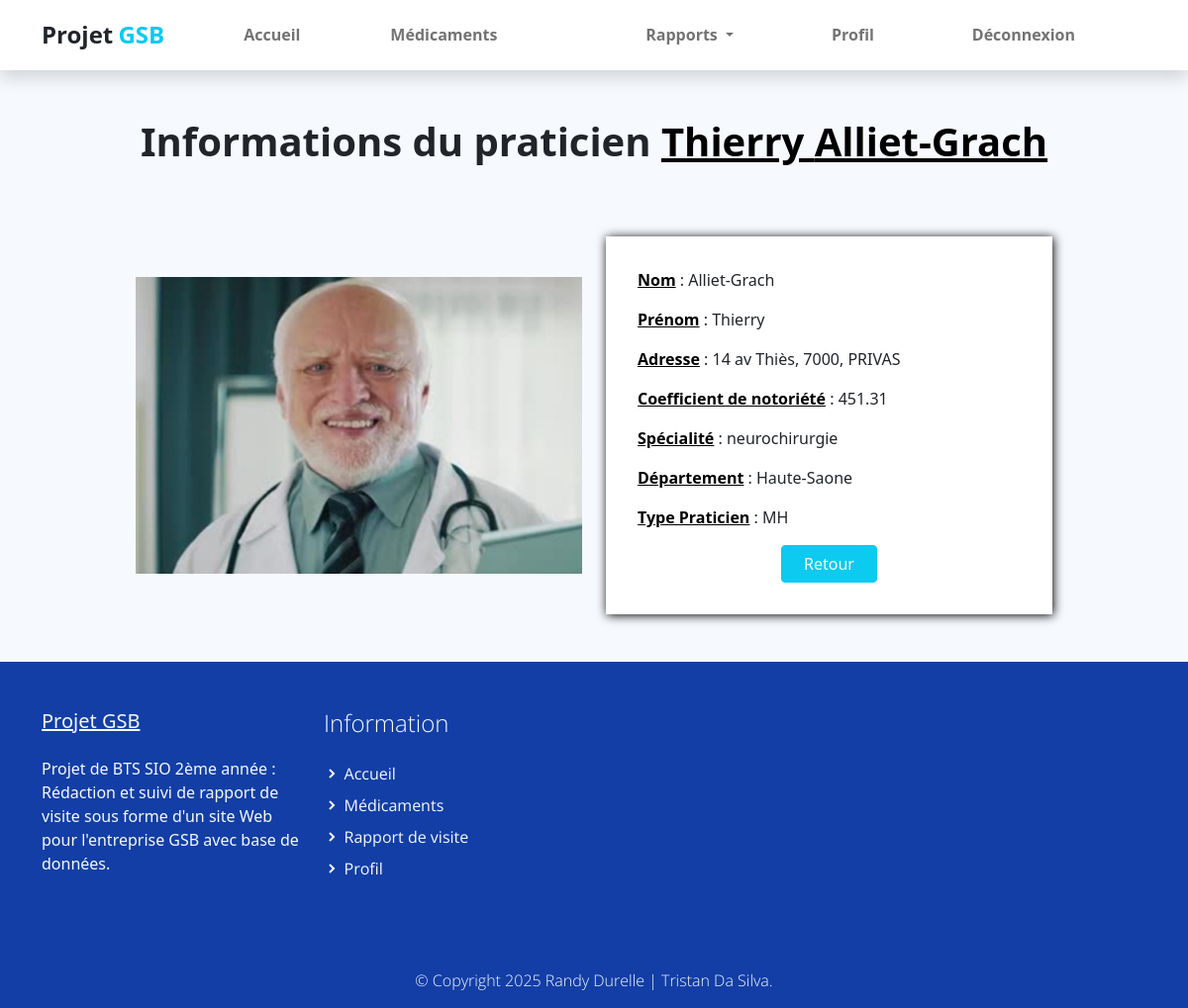
Screenshot of /index.php?uc=praticien&action=afficherpraticien&praticien=81 (signed in) with the database file from the repository.
### tables this page shows
CREATE TABLE IF NOT EXISTS `praticien` (
  `PRA_NUM` int(11) NOT NULL,
  `PRA_PRENOM` varchar(30) DEFAULT NULL,
  `PRA_NOM` varchar(30) DEFAULT NULL,
  `PRA_ADRESSE` varchar(50) DEFAULT NULL,
  `PRA_CP` varchar(5) DEFAULT NULL,
  `PRA_VILLE` varchar(25) DEFAULT NULL,
  `PRA_COEFNOTORIETE` float DEFAULT NULL,
  `TYP_CODE` varchar(3) NOT NULL,
  `PRA_COEFCONF` float DEFAULT NULL,
  PRIMARY KEY (`PRA_NUM`),
  KEY `praticien_type_praticien0_FK` (`TYP_CODE`)
);

CREATE TABLE IF NOT EXISTS `departement` (
  `NoDEPT` int(11) NOT NULL,
  `Departement` varchar(30) NOT NULL,
  `REG_CODE` varchar(2) NOT NULL,
  PRIMARY KEY (`NoDEPT`),
  KEY `REG_CODE` (`REG_CODE`)
);

### modele/praticien.modele.inc.php (called while the page is built, shortened)
<?php
function getPraticienById($id)
{
    try {
        $monPdo = connexionPDO();
        $req = 'SELECT * FROM praticien WHERE PRA_NUM = :id';
        $stmt = $monPdo->prepare($req);
        $stmt->bindParam(':id', $id, PDO::PARAM_INT);
        $stmt->execute();
        $result = $stmt->fetch();
        return $result;
    } catch (PDOException $e) {
        print "Erreur !: " . $e->getMessage();
        die();
    }
}
function getInfosPraticien($id)
{
    try {
        $monPdo = connexionPDO();
        $req = "
            SELECT
                p.PRA_NOM AS Nom,
                p.PRA_PRENOM AS Prenom,
                CONCAT(p.PRA_ADRESSE, ', ', p.PRA_CP, ', ', p.PRA_VILLE) AS Adresse,
                p.PRA_COEFNOTORIETE AS Telephone,
                d.Departement AS Departement
            FROM praticien p
            LEFT JOIN departement d ON LEFT(p.PRA_CP, 2) = d.NoDEPT
            WHERE p.PRA_NUM = :id
        ";
        $stmt = $monPdo->prepare($req);
        $stmt->bindParam(':id', $id, PDO::PARAM_INT);
        $stmt->execute();
        $result = $stmt->fetch();
        return $result;
    } catch (PDOException $e) {
        print "Erreur !: " . $e->getMessage();
        die();
    }
}
function getSpecialitePraticien($id)
{
    $monPdo = connexionPDO();
    $req = "
        SELECT s.SPE_LIBELLE
        FROM praticien p
        LEFT JOIN posseder po ON p.PRA_NUM = po.PRA_NUM
        LEFT JOIN specialite s ON po.SPE_CODE = s.SPE_CODE
        WHERE p.PRA_NUM = :id
    ";
    $stmt = $monPdo->prepare($req);
    $stmt->bindParam(':id', $id, PDO::PARAM_INT);
    $stmt->execute();
    $result = $stmt->fetchAll(PDO::FETCH_COLUMN);
    return $result;
}

### vues/v_afficherPraticien.php (the view)
<section class="bg-light">
    <div class="container">
        <div class="structure-hero pt-lg-5 pt-4">
            <h1 class="titre text-center">Informations du praticien <span class="carac"><?php echo $infos['Prenom'] .' '. $infos['Nom']; ?></span></h1>
        </div>
        <div class="row align-items-center justify-content-center">
            <div class="test col-12 col-sm-8 col-lg-6 col-xl-5 col-xxl-4 py-lg-5">
                <img class="img-fluid" src="assets/img/medecin.jpg">
            </div>
            <div class="test col-12 col-sm-8 col-lg-6 col-xl-5 col-xxl-4 py-lg-5 py-3">
                <div class="formulaire"><?php
                    if (!empty($infos)) : ?>
                        <p><span class="carac">Nom</span> : <?php echo $infos['Nom']; ?></p>
                        <p><span class="carac">Prénom</span> : <?php echo $infos['Prenom']; ?></p>
                        <p><span class="carac">Adresse</span> : <?php echo $infos['Adresse']; ?></p>
                        <p><span class="carac">Coefficient de notoriété</span> : <?php echo $infos['Telephone']; ?></p>
                        <p><span class="carac">Spécialité</span> : <?php if(!empty($specialite)) { echo implode(', ', $specialite); } else { echo 'aucun'; } ?></p>
                        <p><span class="carac">Département</span> : <?php echo $infos['Departement']; ?></p>
                        <p><span class="carac">Type Praticien</span> : <?php echo $praticien['TYP_CODE']; ?></p>
                    <?php endif; ?>
                    <input class="btn btn-info text-light valider col-6 col-sm-5 col-md-4 col-lg-3" type="button" onclick="history.go(-1)" value="Retour">
                </div>
            </div>
        </div>
    </div>
</section>

### assets/css/gsb.css (style rules this page uses)
p, a { font-weight: 400; }

### assets/css/custom.css (style rules this page uses)
body, html { height: 100%; margin: 0; padding: 0; }
body { background: #f6f9fe !important; width: 100%; position: relative; display: table; }
.carac { text-decoration: underline; font-weight: 600; color: #000; }
.valider { display: block; margin-right: auto; margin-left: auto; height: fit-content; }
.test { display: flex; flex-direction: column; align-items: center; }
.titre { font-weight: 600; padding-bottom: 1rem; }
.formulaire { background-color: white; padding: 2em; box-shadow: 1px 1px 10px black; width: 100%; }
.bg-light { background-color: #f6f9fe; }
.structure-hero { display: flex; flex-direction: column; align-items: center; }

### rows the page displays
praticien: PRA_PRENOM "Thierry", PRA_NOM "Alliet-Grach", PRA_COEFNOTORIETE "451.31", departement.Departement "Haute-Saone", TYP_CODE "MH"

### other values shown
$infos['Adresse'] "14 av Thiès, 7000, PRIVAS"
implode(', ', $specialite) "neurochirurgie"
